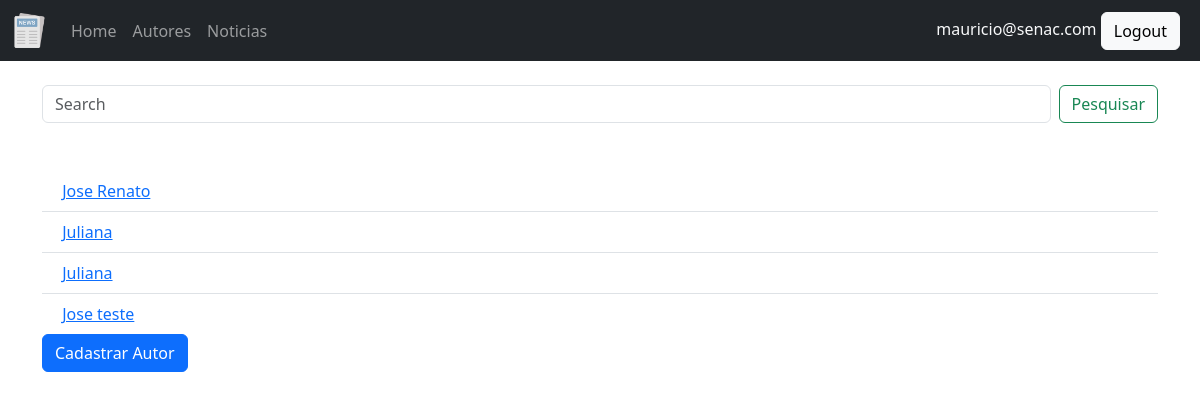
The app's page /noticias/autor (signed in), older data.
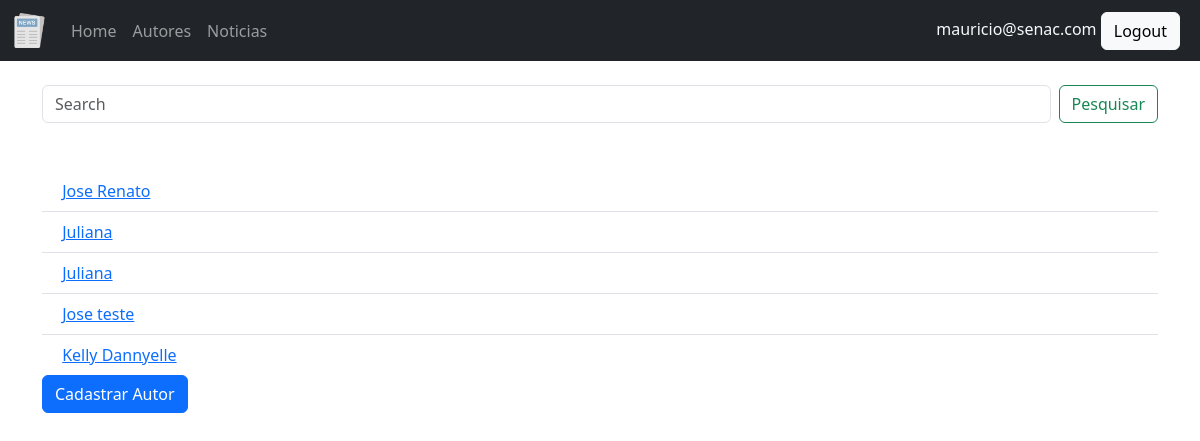
The same page, newer data.
### noticia/models.py (models this page shows, shortened)
class Autor(models.Model):
    nome = models.CharField("Nome", max_length=200)
    data_nascimento = models.DateField("Data de Nascimento", default="1980-01-01")
    email = models.EmailField("Email")
    idade = models.PositiveSmallIntegerField("Idade")
    avatar = models.ImageField("Foto", upload_to='avatares', blank=True, null=True)
    class Meta:
        verbose_name = "Escritor"
        verbose_name_plural = "Escritores"
        permissions  = [
            ("pode_publicar", "Pode publicar uma noticia"),
        ]

### noticia/views.py (the view)
# urls.py: path('autor', AutorListView.as_view(), name='listar-autor'),
class AutorListView(LoginRequiredMixin, ListView):
    model=Autor
    template_name='autor/listar.html'
    context_object_name='autores'
    ordering='-nome'
    paginate_by = 5
    def get_queryset(self):
        search = self.request.GET.get("q")
        if search:
            self.autores = Autor.objects.filter(nome__icontains=search)
        else:
            self.autores = Autor.objects.all()
        return self.autores

### templates/autor/listar.html (shortened to what this page needs)
{% extends 'base.html' %}
{% load bootstrap5 %}
{% block content %}
<form class="d-flex mb-5" role="search" method="get">
  <input class="form-control me-2" type="search" placeholder="Search" aria-label="Pesquisar" name="q" id="q">
  <button class="btn btn-outline-success" type="submit">Pesquisar</button>
</form>
  <ul class="list-group list-group-flush">
    {% for autor in page_obj %}
    <li class="list-group-item">
      <a href="{% url 'detalhar-autor' autor.id %}">{{autor.nome}}</a></li>
    {% endfor %}
  </ul>
  {% if perms.noticia.add_autor %}
  <a class="btn btn-primary" href="{% url 'cadastrar-autor' %}" role="button">Cadastrar Autor</a>
  {% endif %}
{% endblock %}

Row changes from the older to the newer data that the page shows:
added Autor: nome "Kelly Dannyelle"
